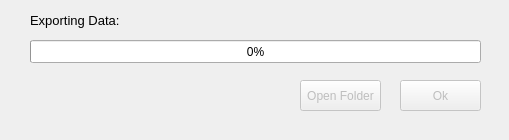
<?xml version="1.0" encoding="UTF-8"?>
<ui version="4.0">
 <class>Dialog</class>
 <widget class="QDialog" name="Dialog">
  <property name="geometry">
   <rect>
    <x>0</x>
    <y>0</y>
    <width>509</width>
    <height>140</height>
   </rect>
  </property>
  <property name="windowTitle">
   <string>Exporting QR Code</string>
  </property>
  <widget class="QProgressBar" name="progressBar">
   <property name="geometry">
    <rect>
     <x>30</x>
     <y>40</y>
     <width>451</width>
     <height>23</height>
    </rect>
   </property>
   <property name="value">
    <number>0</number>
   </property>
   <property name="alignment">
    <set>Qt::AlignCenter</set>
   </property>
   <property name="textVisible">
    <bool>true</bool>
   </property>
  </widget>
  <widget class="QLabel" name="label">
   <property name="geometry">
    <rect>
     <x>30</x>
     <y>10</y>
     <width>91</width>
     <height>21</height>
    </rect>
   </property>
   <property name="font">
    <font>
     <pointsize>10</pointsize>
    </font>
   </property>
   <property name="text">
    <string>Exporting Data:</string>
   </property>
  </widget>
  <widget class="QLabel" name="exportname">
   <property name="geometry">
    <rect>
     <x>130</x>
     <y>10</y>
     <width>241</width>
     <height>21</height>
    </rect>
   </property>
   <property name="font">
    <font>
     <pointsize>10</pointsize>
    </font>
   </property>
   <property name="text">
    <string/>
   </property>
  </widget>
  <widget class="QPushButton" name="okbtn">
   <property name="enabled">
    <bool>false</bool>
   </property>
   <property name="geometry">
    <rect>
     <x>400</x>
     <y>80</y>
     <width>81</width>
     <height>31</height>
    </rect>
   </property>
   <property name="styleSheet">
    <string notr="true">
font: 10pt &quot;MS Shell Dlg 2&quot;;
</string>
   </property>
   <property name="text">
    <string>Ok</string>
   </property>
  </widget>
  <widget class="QPushButton" name="folderbtn">
   <property name="enabled">
    <bool>false</bool>
   </property>
   <property name="geometry">
    <rect>
     <x>300</x>
     <y>80</y>
     <width>81</width>
     <height>31</height>
    </rect>
   </property>
   <property name="styleSheet">
    <string notr="true">
font: 10pt &quot;MS Shell Dlg 2&quot;;
</string>
   </property>
   <property name="text">
    <string>Open Folder</string>
   </property>
  </widget>
 </widget>
 <resources/>
 <connections/>
</ui>
